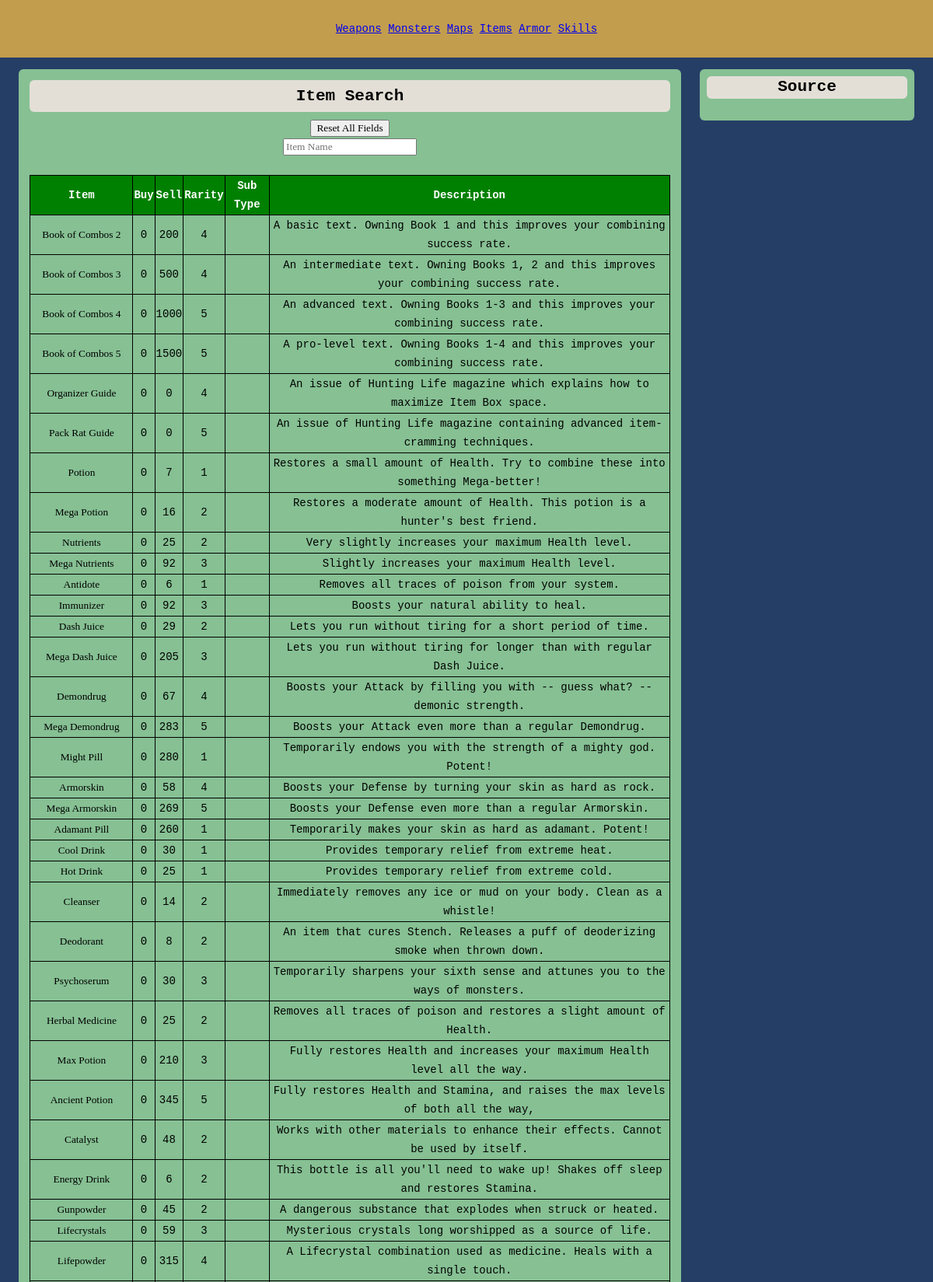
The page /items.php (upper part) on the database its author committed.
### tables this page shows
CREATE TABLE IF NOT EXISTS `item` (
  `itemId` int(5) NOT NULL AUTO_INCREMENT,
  `name` varchar(30) NOT NULL,
  `type` varchar(15) NOT NULL,
  `subType` varchar(20) DEFAULT NULL,
  `rare` int(2) NOT NULL,
  `carryCapacity` int(2) NOT NULL,
  `buy` int(5) NOT NULL,
  `sell` int(5) NOT NULL,
  `description` varchar(150) NOT NULL,
  PRIMARY KEY (`itemId`)
);

### items.php (the view, shortened to what this page needs)
<!DOCTYPE html>
<html>
<head>
    <link rel="stylesheet" type="text/css" href="assets/stylesheets/main.css">
</head>
<body>
    <div id='navigation'>
        <a href="index.php">Weapons</a>
        <a href="monsters.php">Monsters</a>
        <a href="maps.php">Maps</a>
        <a href="items.php">Items</a>
        <a href="armor.php">Armor</a>
        <a href="skills.php">Skills</a>
    </div>
    <div id='section'>
        <form method=POST name="form">
            <?php
                require_once('db_connect.php');
                if(isset($_POST['postCheck'])) {
                    $itemName=$_POST['itemName'];
                    if(isset($_POST['sourceLoad'])){
                        $sourceLoad=$_POST['sourceLoad'];
                    }else{
                        $sourceLoad=null;
                    }
                } else {
                    $itemName=null;
                }
            ?>
            <H2>Item Search</H2>
            <input type='submit' value='Reset All Fields' name='ResetButton'/><br>
            <input type='text' placeholder='Item Name' value="<?php echo($itemName); ?>" name='itemName' />
            <br><br>
            <?php
                    $sql = 'SELECT *
                            FROM item
                            WHERE name like "%' . $itemName . '%"
                            LIMIT 100';
                    $result = mysqli_query($mysqli,$sql) or die(mysqli_error($mysqli) . '; item table error');
            ?>
            <table class='data'>
            <tr class='dataTh'>
            <th>Item</th>
            <th>Buy</th>
            <th>Sell</th>
            <th>Rarity</th>
            <th>Sub Type</th>
            <th>Description</th>
            </tr>
            <?php
                while($row=mysqli_fetch_array($result))
                {
                    echo("<tr>")
                        ."<td><input type='submit' name='sourceLoad' value='".$row['name']."' class='button' >"
                        ."<td>" . $row['buy']
                        ."<td>" . $row['sell']
                        ."<td>" . $row['rare']
                        ."<td>" . $row['subType']
                        ."<td>" . $row['description'];
                }
            ?>
            </table>
        </form>
    </div>
    <div id='aside'>
        <h2>Source</h2>
    </div>
</body>
</html>

### assets/stylesheets/main.css (style rules this page uses)
html, body { margin:0; height:100%; font: 14px/24px "Source Code Pro", Inconsolata, "Lucida Console", Terminal, "Courier New", Courier; background:#253E66; }
h2 { background:#E3DFD7; border-radius: 6px; padding: 1%; margin: 1%; }
input, select { font-family: Lucida Console; }
.data, th, td { border: 1px solid black; max-width:98%; margin: 0 1%; border-collapse: collapse; margin-left:auto; margin-right:auto; }
.dataTh { background-color: green; color: white; }
#navigation { background:#C29D4E; padding: 25px; margin-bottom:15px; text-align: center; }
#aside, #section, #main { border-radius: 6px; text-align: center; padding:0.5%; background:#86C093; margin-right:2%; margin-left:2%; }
.button { border:none; background:#86C093; }
#aside { float: right; width: 22%; padding-bottom:25px; display: block; margin-left:1%; }
#section { float: left; width: 70%; padding-bottom:25px; display: block; margin-right:1%; }

### rows shown on the page
item: sourceLoad "Book of Combos 2", buy "0", sell "200", rare "4", description "A basic text. Owning Book 1 and this improves your combining success rate."
item: sourceLoad "Book of Combos 3", buy "0", sell "500", rare "4", description "An intermediate text. Owning Books 1, 2 and this improves your combining success rate."
item: sourceLoad "Book of Combos 4", buy "0", sell "1000", rare "5", description "An advanced text. Owning Books 1-3 and this improves your combining success rate."
item: sourceLoad "Book of Combos 5", buy "0", sell "1500", rare "5", description "A pro-level text. Owning Books 1-4 and this improves your combining success rate."
item: sourceLoad "Organizer Guide", buy "0", sell "0", rare "4", description "An issue of Hunting Life magazine which explains how to maximize Item Box space."
item: sourceLoad "Pack Rat Guide", buy "0", sell "0", rare "5", description "An issue of Hunting Life magazine containing advanced item-cramming techniques."
item: sourceLoad "Potion", buy "0", sell "7", rare "1", description "Restores a small amount of Health. Try to combine these into something Mega-better!"
item: sourceLoad "Mega Potion", buy "0", sell "16", rare "2", description "Restores a moderate amount of Health. This potion is a hunter's best friend."
item: sourceLoad "Nutrients", buy "0", sell "25", rare "2", description "Very slightly increases your maximum Health level."
item: sourceLoad "Mega Nutrients", buy "0", sell "92", rare "3", description "Slightly increases your maximum Health level."
item: sourceLoad "Antidote", buy "0", sell "6", rare "1", description "Removes all traces of poison from your system."
item: sourceLoad "Immunizer", buy "0", sell "92", rare "3", description "Boosts your natural ability to heal."
item: sourceLoad "Dash Juice", buy "0", sell "29", rare "2", description "Lets you run without tiring for a short period of time."
item: sourceLoad "Mega Dash Juice", buy "0", sell "205", rare "3", description "Lets you run without tiring for longer than with regular Dash Juice."
item: sourceLoad "Demondrug", buy "0", sell "67", rare "4", description "Boosts your Attack by filling you with -- guess what? -- demonic strength."
item: sourceLoad "Mega Demondrug", buy "0", sell "283", rare "5", description "Boosts your Attack even more than a regular Demondrug."
item: sourceLoad "Might Pill", buy "0", sell "280", rare "1", description "Temporarily endows you with the strength of a mighty god. Potent!"
item: sourceLoad "Armorskin", buy "0", sell "58", rare "4", description "Boosts your Defense by turning your skin as hard as rock."
item: sourceLoad "Mega Armorskin", buy "0", sell "269", rare "5", description "Boosts your Defense even more than a regular Armorskin."
item: sourceLoad "Adamant Pill", buy "0", sell "260", rare "1", description "Temporarily makes your skin as hard as adamant. Potent!"
item: sourceLoad "Cool Drink", buy "0", sell "30", rare "1", description "Provides temporary relief from extreme heat."
item: sourceLoad "Hot Drink", buy "0", sell "25", rare "1", description "Provides temporary relief from extreme cold."
item: sourceLoad "Cleanser", buy "0", sell "14", rare "2", description "Immediately removes any ice or mud on your body. Clean as a whistle!"
item: sourceLoad "Deodorant", buy "0", sell "8", rare "2", description "An item that cures Stench. Releases a puff of deoderizing smoke when thrown down."
item: sourceLoad "Psychoserum", buy "0", sell "30", rare "3", description "Temporarily sharpens your sixth sense and attunes you to the ways of monsters."
item: sourceLoad "Herbal Medicine", buy "0", sell "25", rare "2", description "Removes all traces of poison and restores a slight amount of Health."
item: sourceLoad "Max Potion", buy "0", sell "210", rare "3", description "Fully restores Health and increases your maximum Health level all the way."
item: sourceLoad "Ancient Potion", buy "0", sell "345", rare "5", description "Fully restores Health and Stamina, and raises the max levels of both all the way,"
item: sourceLoad "Catalyst", buy "0", sell "48", rare "2", description "Works with other materials to enhance their effects. Cannot be used by itself."
item: sourceLoad "Energy Drink", buy "0", sell "6", rare "2", description "This bottle is all you'll need to wake up! Shakes off sleep and restores Stamina."
item: sourceLoad "Gunpowder", buy "0", sell "45", rare "2", description "A dangerous substance that explodes when struck or heated."
item: sourceLoad "Lifecrystals", buy "0", sell "59", rare "3", description "Mysterious crystals long worshipped as a source of life."
item: sourceLoad "Lifepowder", buy "0", sell "315", rare "4", description "A Lifecrystal combination used as medicine. Heals with a single touch."
